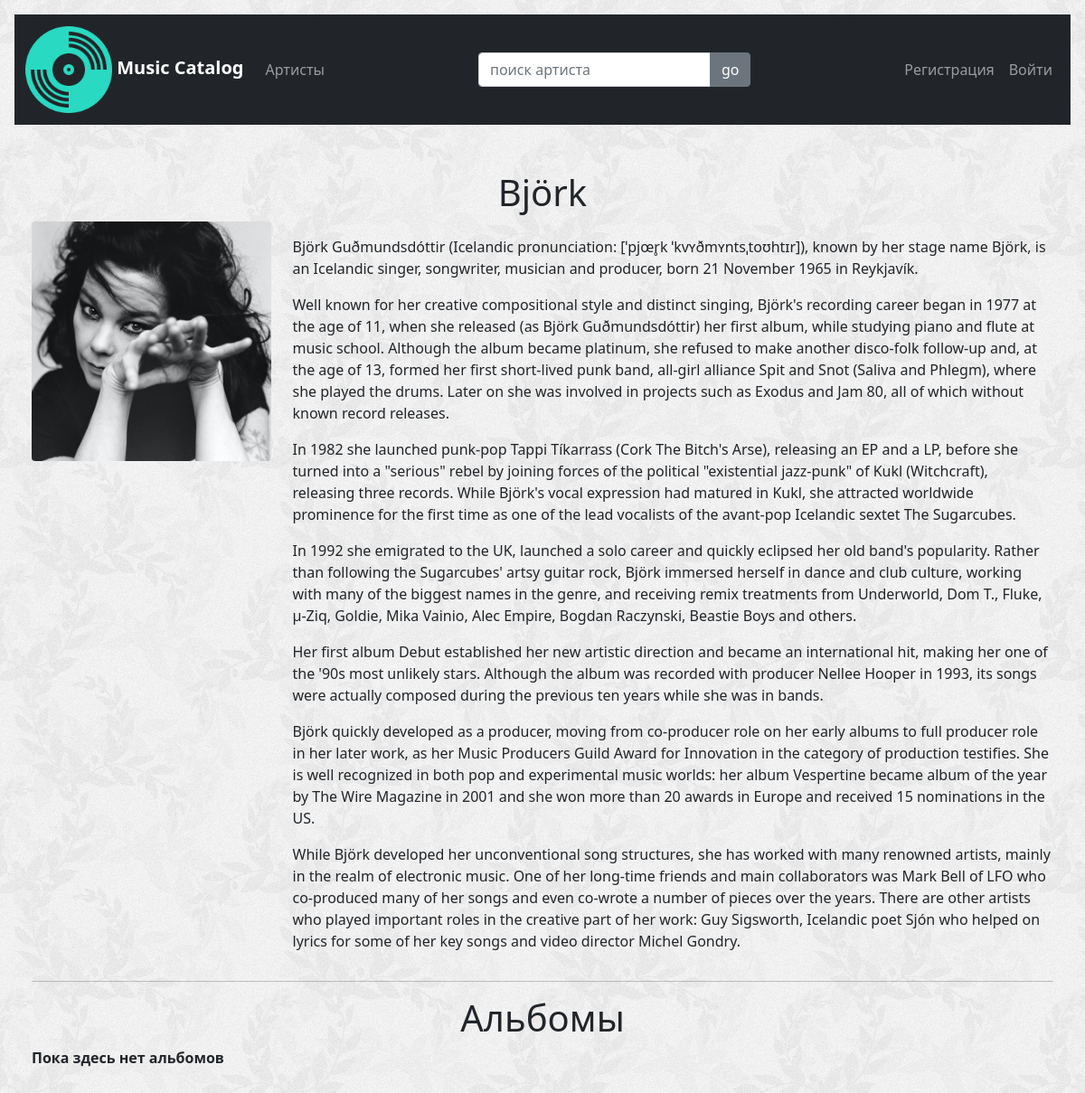
The app's page /artist/bjork/, older data.
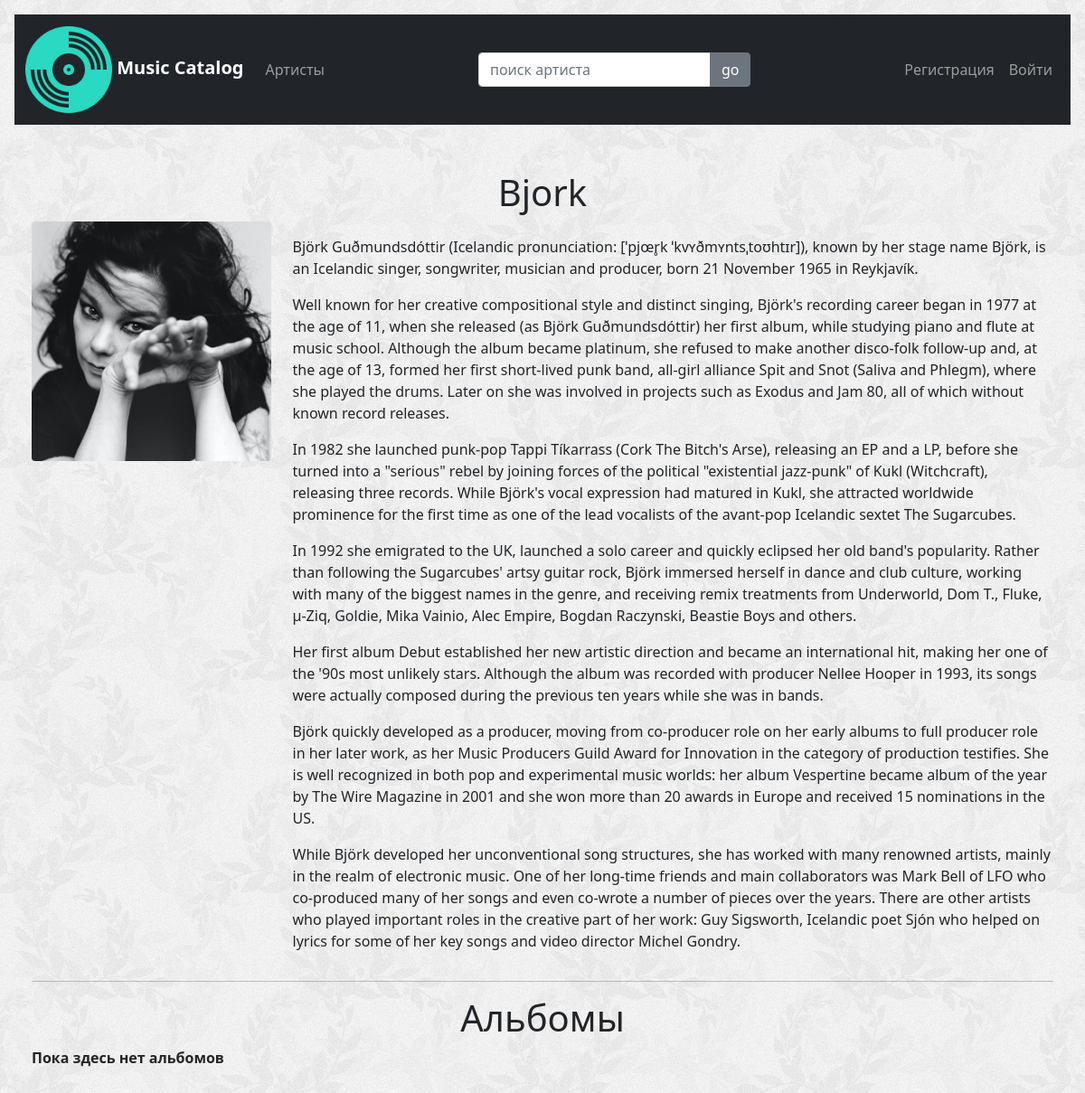
The same page, newer data.
### discography/models.py (models this page shows, shortened)
class Artist(models.Model):
    name = models.CharField(max_length=255, unique=True, verbose_name='Имя')
    profile = models.TextField(blank=True, verbose_name="Профиль")
    photo = models.ImageField(upload_to="artist", default='artist/singer.png', verbose_name="Фото")
    slug = models.SlugField(max_length=255, unique=True, null=True, db_index=True, verbose_name="URL")
    def __str__(self):
        return self.name
    class Meta:
        ordering = ["name"]

### discography/views.py (the view)
# urls.py: path('artist/<slug:slug>/', ArtistProfileView.as_view(), name='artist_profile'),
class ArtistProfileView(MenuMixin, ListView):
    model = Artist
    template_name = 'discography/artist_profile.html'
    def get_queryset(self):
        self.slug = get_object_or_404(Artist, slug=self.kwargs["slug"])
        return Artist.objects.filter(slug=self.slug)
    def get_context_data(self, **kwargs):
        context = super().get_context_data(**kwargs)
        context['title'] = 'Профиль артиста'
        context['artist'] = Artist.objects.filter(name=self.slug)
        context['album_list'] = Album.objects.filter(artist__name=self.slug)
        return context

### discography/utils.py (called while the page is built)
    def get_context_data(self, **kwargs):
        context = super().get_context_data(**kwargs)
        user_menu = menu.copy()
        if not self.request.user.is_authenticated:
            user_menu = user_menu[:1]
        context['menu'] = user_menu
        return context

### discography/templates/discography/artist_profile.html (shortened to what this page needs)
{% extends 'discography/base.html' %}
{% load static %}
{% block content %}
<p class="h1" style="text-align:center">{{ artist.first.name}}</p>
<div class="how-section1">
    <div class="row">
        <div class="col-md-3 how-img">
            <img src="{{ artist.get.photo.url }}" class="rounded img-fluid"
                 alt="artist"/>
        </div>
        <div class="col-md-9">
            <p class="text-muted">{{ artist.first.profile|linebreaks }}</p>
        </div>
    </div>
</div>
<hr>
<p class="h1" style="text-align:center">Альбомы</p>
{% for album in album_list %}
<table style="padding-left: 50px;">
    <tbody>
    <tr>
        <td><img src="{{ album.photo.url }}" class="img-thumbnail" alt="cover" width="85px"></td>
        <td><a href="{{ album.get_absolute_url }}">
            <ul><b>{{ album.year }} - {{ album }}</b></ul>
        </a>
        </td>
        {% empty %}
        <td><b>Пока здесь нет альбомов</b></td>
        {% endfor %}
{% endblock %}

Row changes from the older to the newer data that the page shows:
changed Artist: first.name "Björk" → "Bjork"
